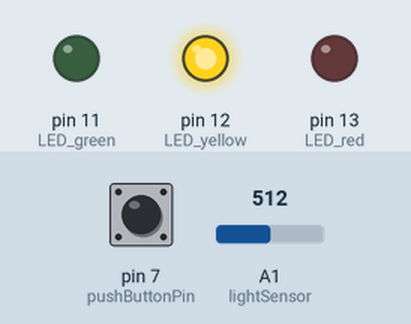
Bench run of a sketch on a simulated Arduino Uno, built with avr-gcc and run on an emulated ATmega328P. Shown: output pins drawn as LEDs (lit = HIGH). The test bench sets the inputs (shaded band); at power-on: A1 (lightSensor) = 512, pin 7 (pushButtonPin) HIGH. What the sketch prints to the serial monitor is not drawn.

Above: at 15.2 s.
15.3 s: A1 (lightSensor) set to 481
At 16.5 s:
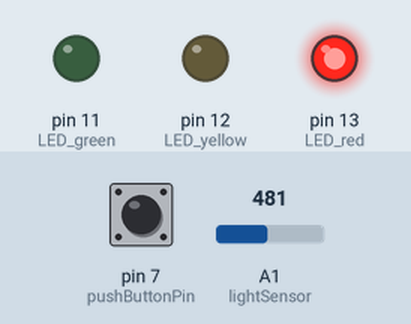
At 22.3 s:
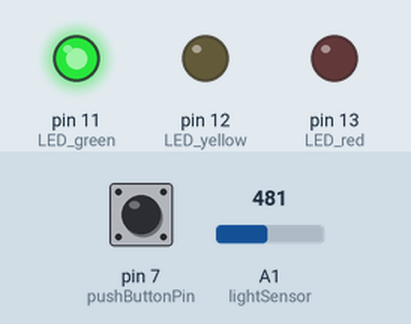
Timing chart, 0 to 27.7 s (numbered marks = the images above; inputs shaded):
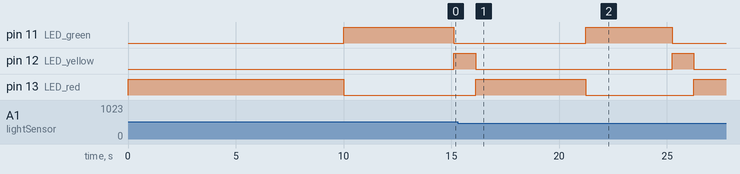

Measured:
- the behaviour switches between 489 and 488 on A1 (lightSensor) (found by bisection; images 0 and 1)
- after the input at 15.3 s, pin 11 (LED_green): LOW → HIGH after 5.9 s, → LOW 4.0 s later

The sketch:

2._exercise_2_traffic_lights_w_light_sensor1.ino
```cpp
// C++ code
//

int LED_red = 13;
int LED_yellow = 12;
int LED_green = 11;
int pushButtonPin = 7;
int potentiometerSensor = A0;
const int delayYellowLED = 1000;
int sensorVal = 0;
unsigned long timeDelay = 0;

int lightSensor = A1;
void setup()
{
  Serial.begin(9600);
  pinMode(LED_red, OUTPUT);
  pinMode(LED_yellow, OUTPUT);
  pinMode(LED_green, OUTPUT);
  pinMode(potentiometerSensor, INPUT);
  pinMode(pushButtonPin, INPUT_PULLUP);

  pinMode(lightSensor, INPUT);
}

void loop()
{
  // Push Button
  	pushButtonFunctionality();

  // Light Sensor
  lightSensorPlay();

  // Potentiometer Sensor Reading
  sensorVal = analogRead(potentiometerSensor);

  if(sensorVal != 0){
    //  proportional second from analog
    timeDelay = sensorVal * 10;

    Serial.print("Time: ");
    Serial.println(timeDelay/1000);
    openLED(timeDelay);
  }
}

void lightSensorPlay(){
  int lightValue = analogRead(A1);

  	// Night Time
  if(lightValue >= 489 && lightValue <= 1071){
   	 digitalWrite(LED_red, HIGH);
  	 delay(10000);
     digitalWrite(LED_red, LOW);
  }

  	 // Day Time
  if(lightValue >= 344 && lightValue <= 488){
   	 digitalWrite(LED_green, HIGH);
     delay(4000);
     digitalWrite(LED_green, LOW);

     digitalWrite(LED_yellow, HIGH);
     delay(1000);
     digitalWrite(LED_yellow, LOW);

     digitalWrite(LED_red, HIGH);
     delay(4000);

     digitalWrite(LED_red, LOW);
  }


}

void pushButtonFunctionality(){

  // push button functionality

  // first option to on LED green
  if(digitalRead(pushButtonPin) == LOW && digitalRead(LED_red) == HIGH){
  	digitalWrite(LED_green, HIGH);
    digitalWrite(LED_red, LOW);
    digitalWrite(LED_yellow, LOW);
  }


  // second option to on LED red
  if(digitalRead(pushButtonPin) == LOW &&
     digitalRead(LED_yellow) == LOW &&
     digitalRead(LED_red) == LOW)
  {

    // LED Green On
    digitalWrite(LED_yellow, LOW);
    digitalWrite(LED_red, LOW);
    digitalWrite(LED_green, HIGH);

    delay(500);
  }


  if (digitalRead(pushButtonPin) == LOW &&
					digitalRead(LED_green) == HIGH &&
      				digitalRead(LED_red) == LOW){
    // LED yellow ON
    digitalWrite(LED_green, LOW);
    digitalWrite(LED_red, LOW);
    digitalWrite(LED_yellow, HIGH);

    delay(500);
  }


  if (digitalRead(pushButtonPin) == LOW &&
     			  digitalRead(LED_yellow) == HIGH &&
  				  digitalRead(LED_green) == LOW){

    // LED red ON
    digitalWrite(LED_yellow, LOW);
    digitalWrite(LED_green, LOW);
    digitalWrite(LED_red, HIGH);

    delay(500);
  }
}

void openLED(unsigned long timeDelay){
  	digitalWrite(LED_green, HIGH);
  	delay(timeDelay);
   	digitalWrite(LED_green, LOW);

  	digitalWrite(LED_yellow, HIGH);
  	delay(delayYellowLED);
  	digitalWrite(LED_yellow, LOW);

	digitalWrite(LED_red, HIGH);
    delay(timeDelay);
  	digitalWrite(LED_red, LOW);
}
```
